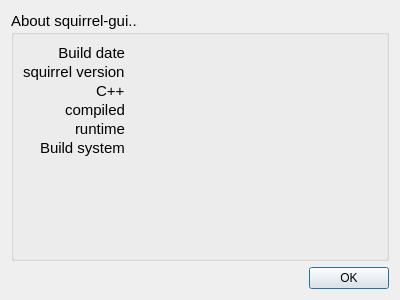
<?xml version="1.0" encoding="UTF-8"?>
<ui version="4.0">
 <class>About</class>
 <widget class="QDialog" name="About">
  <property name="geometry">
   <rect>
    <x>0</x>
    <y>0</y>
    <width>400</width>
    <height>300</height>
   </rect>
  </property>
  <property name="windowTitle">
   <string>Dialog</string>
  </property>
  <layout class="QVBoxLayout" name="verticalLayout" stretch="0,0">
   <item>
    <widget class="QGroupBox" name="groupBox">
     <property name="font">
      <font>
       <pointsize>11</pointsize>
      </font>
     </property>
     <property name="title">
      <string>About squirrel-gui...</string>
     </property>
     <layout class="QVBoxLayout" name="verticalLayout_2">
      <item>
       <layout class="QFormLayout" name="formLayout">
        <property name="labelAlignment">
         <set>Qt::AlignRight|Qt::AlignTrailing|Qt::AlignVCenter</set>
        </property>
        <property name="verticalSpacing">
         <number>1</number>
        </property>
        <item row="0" column="0">
         <widget class="QLabel" name="label_2">
          <property name="text">
           <string>Build date</string>
          </property>
          <property name="alignment">
           <set>Qt::AlignRight|Qt::AlignTrailing|Qt::AlignVCenter</set>
          </property>
         </widget>
        </item>
        <item row="0" column="1">
         <widget class="QLabel" name="lblBuildDate">
          <property name="text">
           <string/>
          </property>
         </widget>
        </item>
        <item row="1" column="0">
         <widget class="QLabel" name="label_4">
          <property name="text">
           <string>squirrel version</string>
          </property>
         </widget>
        </item>
        <item row="1" column="1">
         <widget class="QLabel" name="lblSquirrelVersion">
          <property name="text">
           <string/>
          </property>
         </widget>
        </item>
        <item row="2" column="0">
         <widget class="QLabel" name="label_3">
          <property name="text">
           <string>C++</string>
          </property>
         </widget>
        </item>
        <item row="2" column="1">
         <widget class="QLabel" name="lblCpp">
          <property name="text">
           <string/>
          </property>
         </widget>
        </item>
        <item row="3" column="0">
         <widget class="QLabel" name="label_6">
          <property name="text">
           <string>compiled</string>
          </property>
         </widget>
        </item>
        <item row="3" column="1">
         <widget class="QLabel" name="lblCompiled">
          <property name="text">
           <string/>
          </property>
         </widget>
        </item>
        <item row="4" column="0">
         <widget class="QLabel" name="label_8">
          <property name="text">
           <string>runtime</string>
          </property>
         </widget>
        </item>
        <item row="4" column="1">
         <widget class="QLabel" name="lblRuntime">
          <property name="text">
           <string/>
          </property>
         </widget>
        </item>
        <item row="5" column="0">
         <widget class="QLabel" name="label_10">
          <property name="text">
           <string>Build system</string>
          </property>
         </widget>
        </item>
        <item row="5" column="1">
         <widget class="QLabel" name="lblBuildSystem">
          <property name="text">
           <string/>
          </property>
         </widget>
        </item>
       </layout>
      </item>
     </layout>
    </widget>
   </item>
   <item>
    <widget class="QDialogButtonBox" name="buttonBox">
     <property name="orientation">
      <enum>Qt::Horizontal</enum>
     </property>
     <property name="standardButtons">
      <set>QDialogButtonBox::Ok</set>
     </property>
    </widget>
   </item>
  </layout>
 </widget>
 <resources/>
 <connections>
  <connection>
   <sender>buttonBox</sender>
   <signal>accepted()</signal>
   <receiver>About</receiver>
   <slot>accept()</slot>
   <hints>
    <hint type="sourcelabel">
     <x>248</x>
     <y>254</y>
    </hint>
    <hint type="destinationlabel">
     <x>157</x>
     <y>274</y>
    </hint>
   </hints>
  </connection>
  <connection>
   <sender>buttonBox</sender>
   <signal>rejected()</signal>
   <receiver>About</receiver>
   <slot>reject()</slot>
   <hints>
    <hint type="sourcelabel">
     <x>316</x>
     <y>260</y>
    </hint>
    <hint type="destinationlabel">
     <x>286</x>
     <y>274</y>
    </hint>
   </hints>
  </connection>
 </connections>
</ui>
